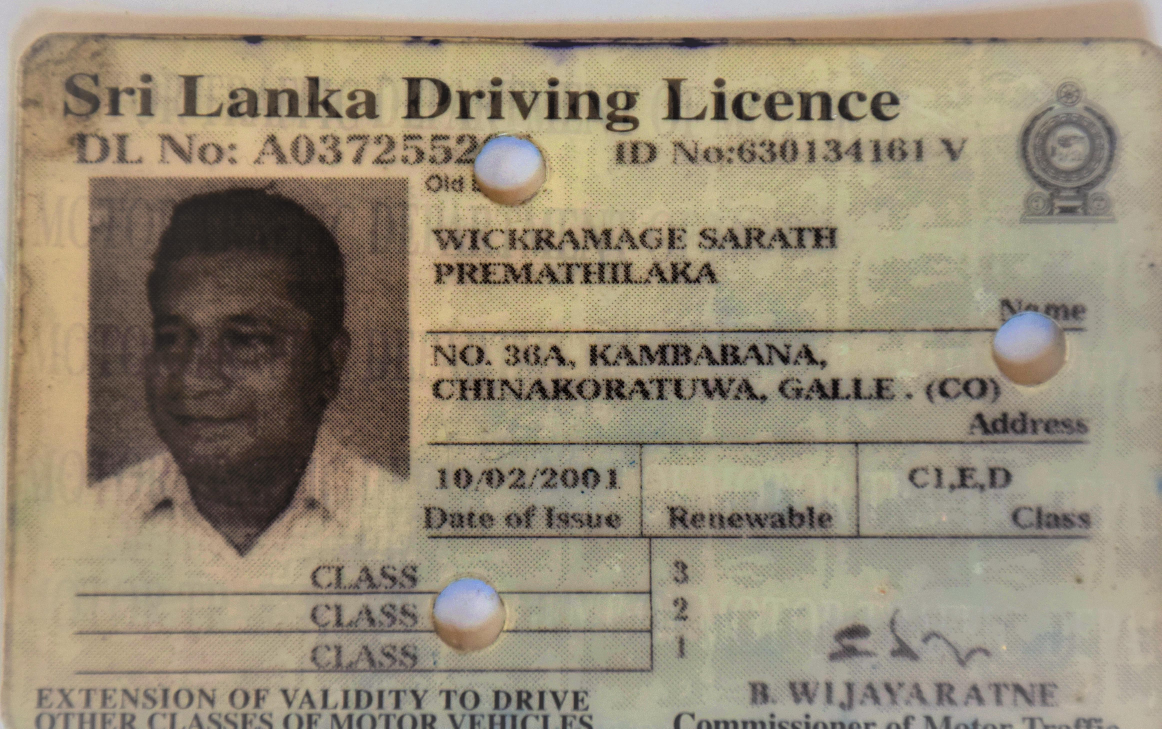
#> input picture src/imageQualityProcess/bb.jpg, 4645 x 2914 px (shown at 1/4 size); its folder holds only this picture in this run
$ python -i EyeDetector.py   (imports and definitions only)
#> lines starting #> are read from the running program, lines starting #| are printed output that depends on the picture; after the words box and inside, x2 and y2 are one past the last pixel; in counts of white or black regions, pixels touching at a corner belong together
#> further down, picture is the input picture: shape (2914, 4645, 3); mean B, G, R 118.9, 139, 150.2
import numpy as np
import cv2
import glob
from PIL import Image


def detectEye(img):

  # Load the Cascade Classifier Xml file
  face_cascade = cv2.CascadeClassifier("E:\/4th_year_2nd\/research\FDDS\src\imageQualityProcess\cascade/mallick_haarcascade_frontalface_default.xml")

  # Specifying minimum and maximum size parameters
  MIN_FACE_SIZE = 100
  MAX_FACE_SIZE = 300

  resized_image = cv2.resize(img, (1000, 500))
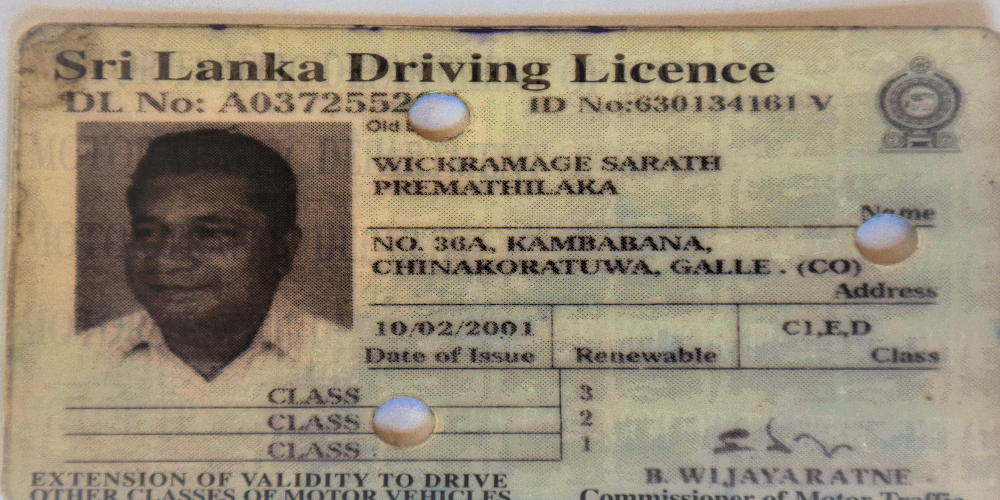
#> resized_image: shape (500, 1000, 3); mean B, G, R 118.8, 138.9, 150.1

  # Reading each frame
  frameBig = img

  # Fixing the scaling factor
  scale = 640.0 / frameBig.shape[0]
#> scale = 0.22

  # Resizing the image
  frame = cv2.resize(frameBig, None, fx=scale, fy=scale, interpolation=cv2.INTER_LINEAR)
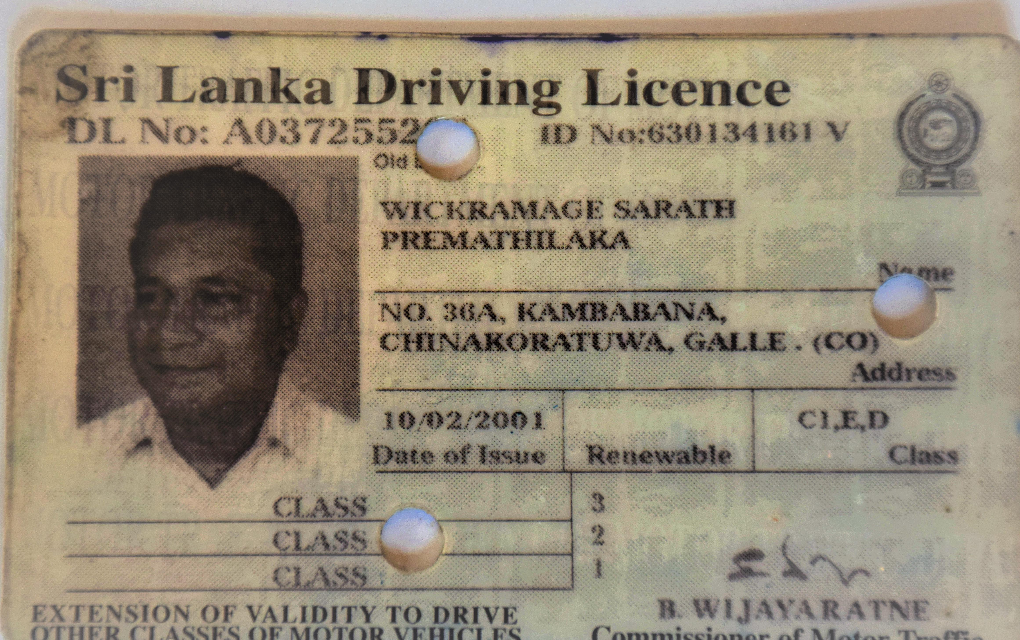
#> frame: shape (640, 1020, 3); mean B, G, R 118.7, 138.9, 150.1

  # Converting to grayscale
  frameGray = cv2.cvtColor(frame, cv2.COLOR_BGR2GRAY)
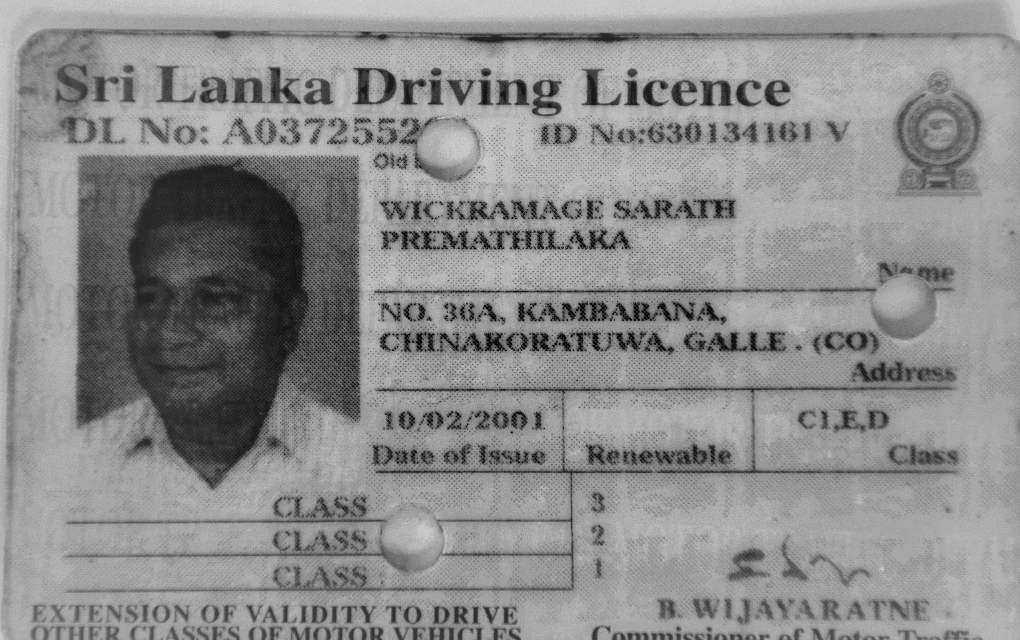
#> frameGray: shape (640, 1020); min 0, max 218, mean 139.9

  # Detect faces
  faces = face_cascade.detectMultiScale(frameGray, scaleFactor=1.1, minNeighbors=5, flags=0,
                                        minSize=(MIN_FACE_SIZE, MIN_FACE_SIZE),
                                        maxSize=(MAX_FACE_SIZE, MAX_FACE_SIZE))
#> faces = [[106, 234, 172, 172]]

  detected = False

  # Loop over each detected face
  for i in range(0, len(faces)):

    # Dimension parameters for bounding rectangle for face
    x, y, width, height = faces[i];

    # Calculating the dimension parameters for eyes from the dimensions parameters of the face
    ex, ey, ewidth, eheight = int(x + 0.125 * width), int(y + 0.25 * height), int(0.75 * width), int(0.25 * height)

    # Drawing the bounding rectangle around the face
    cv2.rectangle(frame, (ex, ey), (ex + ewidth, ey + eheight), (128, 255, 0), 2)

    #cv2.imshow('Ninja Eye Detector', frame)
    #key = cv2.waitKey(1)

    detected = True
#> this loop made 1 pass
#> (x, y, width, height, ex, ey, ewidth, eheight) on pass 1: (106, 234, 172, 172, 127, 277, 129, 43)
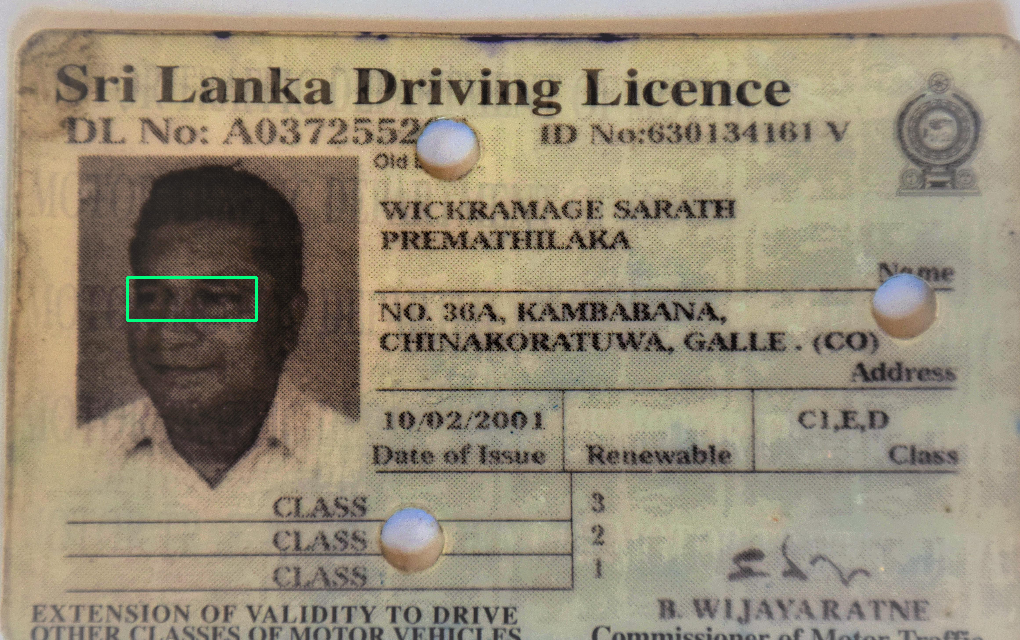
#> frame: shape (640, 1020, 3); 0.16% of pixels changed, all inside (x1, y1, x2, y2) = (126, 276, 258, 322)


  return detected

>>> import cv2
>>> picture = cv2.imread('bb.jpg')
>>> result = detectEye(picture)
#> result = True
